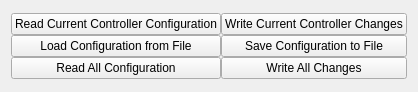
<?xml version="1.0" encoding="UTF-8"?>
<ui version="4.0">
 <class>ConfigurationButtons</class>
 <widget class="QWidget" name="ConfigurationButtons">
  <property name="geometry">
   <rect>
    <x>0</x>
    <y>0</y>
    <width>415</width>
    <height>92</height>
   </rect>
  </property>
  <property name="windowTitle">
   <string>Form</string>
  </property>
  <layout class="QGridLayout" name="gridLayout">
   <item row="0" column="0">
    <layout class="QGridLayout" name="configurationButtonsGridLayout">
     <property name="spacing">
      <number>0</number>
     </property>
     <item row="1" column="1">
      <widget class="QPushButton" name="saveConfigurationToFileButton">
       <property name="sizePolicy">
        <sizepolicy hsizetype="Preferred" vsizetype="Maximum">
         <horstretch>0</horstretch>
         <verstretch>0</verstretch>
        </sizepolicy>
       </property>
       <property name="cursor">
        <cursorShape>PointingHandCursor</cursorShape>
       </property>
       <property name="text">
        <string notr="true">Save Configuration to File</string>
       </property>
      </widget>
     </item>
     <item row="0" column="1">
      <widget class="QPushButton" name="writeChangesButton">
       <property name="sizePolicy">
        <sizepolicy hsizetype="Preferred" vsizetype="Maximum">
         <horstretch>0</horstretch>
         <verstretch>0</verstretch>
        </sizepolicy>
       </property>
       <property name="cursor">
        <cursorShape>PointingHandCursor</cursorShape>
       </property>
       <property name="text">
        <string notr="true">Write Current Controller Changes</string>
       </property>
      </widget>
     </item>
     <item row="1" column="0">
      <widget class="QPushButton" name="loadConfigurationFromFileButton">
       <property name="sizePolicy">
        <sizepolicy hsizetype="Preferred" vsizetype="Maximum">
         <horstretch>0</horstretch>
         <verstretch>0</verstretch>
        </sizepolicy>
       </property>
       <property name="cursor">
        <cursorShape>PointingHandCursor</cursorShape>
       </property>
       <property name="text">
        <string notr="true">Load Configuration from File</string>
       </property>
      </widget>
     </item>
     <item row="0" column="0">
      <widget class="QPushButton" name="readConfigurationButton">
       <property name="sizePolicy">
        <sizepolicy hsizetype="Preferred" vsizetype="Maximum">
         <horstretch>0</horstretch>
         <verstretch>0</verstretch>
        </sizepolicy>
       </property>
       <property name="cursor">
        <cursorShape>PointingHandCursor</cursorShape>
       </property>
       <property name="text">
        <string notr="true">Read Current Controller Configuration</string>
       </property>
      </widget>
     </item>
     <item row="2" column="0">
      <widget class="QPushButton" name="readAllConfigurationButton">
       <property name="sizePolicy">
        <sizepolicy hsizetype="Preferred" vsizetype="Maximum">
         <horstretch>0</horstretch>
         <verstretch>0</verstretch>
        </sizepolicy>
       </property>
       <property name="cursor">
        <cursorShape>PointingHandCursor</cursorShape>
       </property>
       <property name="text">
        <string notr="true">Read All Configuration</string>
       </property>
      </widget>
     </item>
     <item row="2" column="1">
      <widget class="QPushButton" name="writeAllChangesButton">
       <property name="sizePolicy">
        <sizepolicy hsizetype="Preferred" vsizetype="Maximum">
         <horstretch>0</horstretch>
         <verstretch>0</verstretch>
        </sizepolicy>
       </property>
       <property name="cursor">
        <cursorShape>PointingHandCursor</cursorShape>
       </property>
       <property name="text">
        <string notr="true">Write All Changes</string>
       </property>
      </widget>
     </item>
    </layout>
   </item>
  </layout>
 </widget>
 <resources/>
 <connections/>
</ui>
